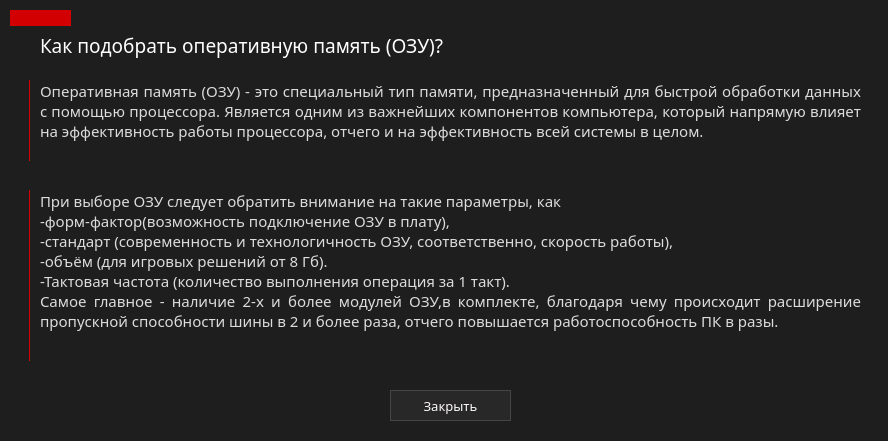
<?xml version="1.0" encoding="UTF-8"?>
<ui version="4.0">
 <class>widgetRamHelp</class>
 <widget class="QWidget" name="widgetRamHelp">
  <property name="geometry">
   <rect>
    <x>0</x>
    <y>0</y>
    <width>888</width>
    <height>441</height>
   </rect>
  </property>
  <property name="windowTitle">
   <string>Подобрать ОЗУ</string>
  </property>
  <property name="windowIcon">
   <iconset>
    <normaloff>../../images/faq.png</normaloff>../../images/faq.png</iconset>
  </property>
  <property name="styleSheet">
   <string notr="true">QWidget{
	background-color: rgb(30,30,30);
	color: white;
}</string>
  </property>
  <widget class="QLabel" name="lbHowVid">
   <property name="geometry">
    <rect>
     <x>40</x>
     <y>30</y>
     <width>441</width>
     <height>31</height>
    </rect>
   </property>
   <property name="font">
    <font>
     <family>Montserrat</family>
     <pointsize>14</pointsize>
    </font>
   </property>
   <property name="text">
    <string>Как подобрать оперативную память (ОЗУ)?</string>
   </property>
  </widget>
  <widget class="QLabel" name="lbHowVidTxt">
   <property name="geometry">
    <rect>
     <x>40</x>
     <y>80</y>
     <width>821</width>
     <height>91</height>
    </rect>
   </property>
   <property name="font">
    <font>
     <family>Montserrat Medium</family>
     <pointsize>11</pointsize>
    </font>
   </property>
   <property name="styleSheet">
    <string notr="true">color: rgb(220,220,220);</string>
   </property>
   <property name="text">
    <string>Оперативная память (ОЗУ) - это специальный тип памяти, предназначенный для быстрой обработки данных с помощью процессора. Является одним из важнейших компонентов компьютера, который напрямую влияет на эффективность работы процессора, отчего и на эффективность всей системы в целом.</string>
   </property>
   <property name="textFormat">
    <enum>Qt::PlainText</enum>
   </property>
   <property name="scaledContents">
    <bool>false</bool>
   </property>
   <property name="alignment">
    <set>Qt::AlignJustify|Qt::AlignTop</set>
   </property>
   <property name="wordWrap">
    <bool>true</bool>
   </property>
   <property name="openExternalLinks">
    <bool>false</bool>
   </property>
  </widget>
  <widget class="Line" name="rectangle">
   <property name="geometry">
    <rect>
     <x>10</x>
     <y>10</y>
     <width>61</width>
     <height>16</height>
    </rect>
   </property>
   <property name="styleSheet">
    <string notr="true">background-color: rgb(210, 0, 0);
border: 1px solid rgb(210, 0, 0);</string>
   </property>
   <property name="orientation">
    <enum>Qt::Horizontal</enum>
   </property>
  </widget>
  <widget class="Line" name="line_4">
   <property name="geometry">
    <rect>
     <x>10</x>
     <y>80</y>
     <width>20</width>
     <height>81</height>
    </rect>
   </property>
   <property name="styleSheet">
    <string notr="true">border: 0px;
border-right: 1px solid rgb(210, 0, 0);</string>
   </property>
   <property name="orientation">
    <enum>Qt::Vertical</enum>
   </property>
  </widget>
  <widget class="QLabel" name="lbHowVidTxt_2">
   <property name="geometry">
    <rect>
     <x>40</x>
     <y>190</y>
     <width>821</width>
     <height>181</height>
    </rect>
   </property>
   <property name="font">
    <font>
     <family>Montserrat Medium</family>
     <pointsize>11</pointsize>
    </font>
   </property>
   <property name="styleSheet">
    <string notr="true">color: rgb(220,220,220);</string>
   </property>
   <property name="text">
    <string>При выборе ОЗУ следует обратить внимание на такие параметры, как 
-форм-фактор(возможность подключение ОЗУ в плату), 
-стандарт (современность и технологичность ОЗУ, соответственно, скорость работы), 
-объём (для игровых решений от 8 Гб).
-Тактовая частота (количество выполнения операция за 1 такт). 
Самое главное - наличие 2-х и более модулей ОЗУ,в комплекте, благодаря чему происходит расширение пропускной способности шины в 2 и более раза, отчего повышается работоспособность ПК в разы.</string>
   </property>
   <property name="textFormat">
    <enum>Qt::PlainText</enum>
   </property>
   <property name="scaledContents">
    <bool>false</bool>
   </property>
   <property name="alignment">
    <set>Qt::AlignJustify|Qt::AlignTop</set>
   </property>
   <property name="wordWrap">
    <bool>true</bool>
   </property>
   <property name="openExternalLinks">
    <bool>false</bool>
   </property>
  </widget>
  <widget class="Line" name="line_2">
   <property name="geometry">
    <rect>
     <x>10</x>
     <y>190</y>
     <width>20</width>
     <height>171</height>
    </rect>
   </property>
   <property name="styleSheet">
    <string notr="true">border: 0px;
border-right: 1px solid rgb(210, 0, 0);</string>
   </property>
   <property name="orientation">
    <enum>Qt::Vertical</enum>
   </property>
  </widget>
  <widget class="QPushButton" name="btnClose">
   <property name="geometry">
    <rect>
     <x>390</x>
     <y>390</y>
     <width>121</width>
     <height>31</height>
    </rect>
   </property>
   <property name="font">
    <font>
     <family>Montserrat Medium</family>
     <pointsize>10</pointsize>
    </font>
   </property>
   <property name="styleSheet">
    <string notr="true">QPushButton{
	border:1px solid rgb(70,70,70);
	background-color: rgb(40,40,40);
	color: #fffafa;
}

QPushButton::hover
{
	border:1px;
	background-color: rgb(60,60,60);
	border-color: rgb(40,40,40);
	border-bottom: 1px solid  red;
	color: red;
}
</string>
   </property>
   <property name="text">
    <string>Закрыть</string>
   </property>
  </widget>
 </widget>
 <resources/>
 <connections>
  <connection>
   <sender>btnClose</sender>
   <signal>clicked()</signal>
   <receiver>widgetRamHelp</receiver>
   <slot>close()</slot>
   <hints>
    <hint type="sourcelabel">
     <x>450</x>
     <y>405</y>
    </hint>
    <hint type="destinationlabel">
     <x>443</x>
     <y>220</y>
    </hint>
   </hints>
  </connection>
 </connections>
</ui>
